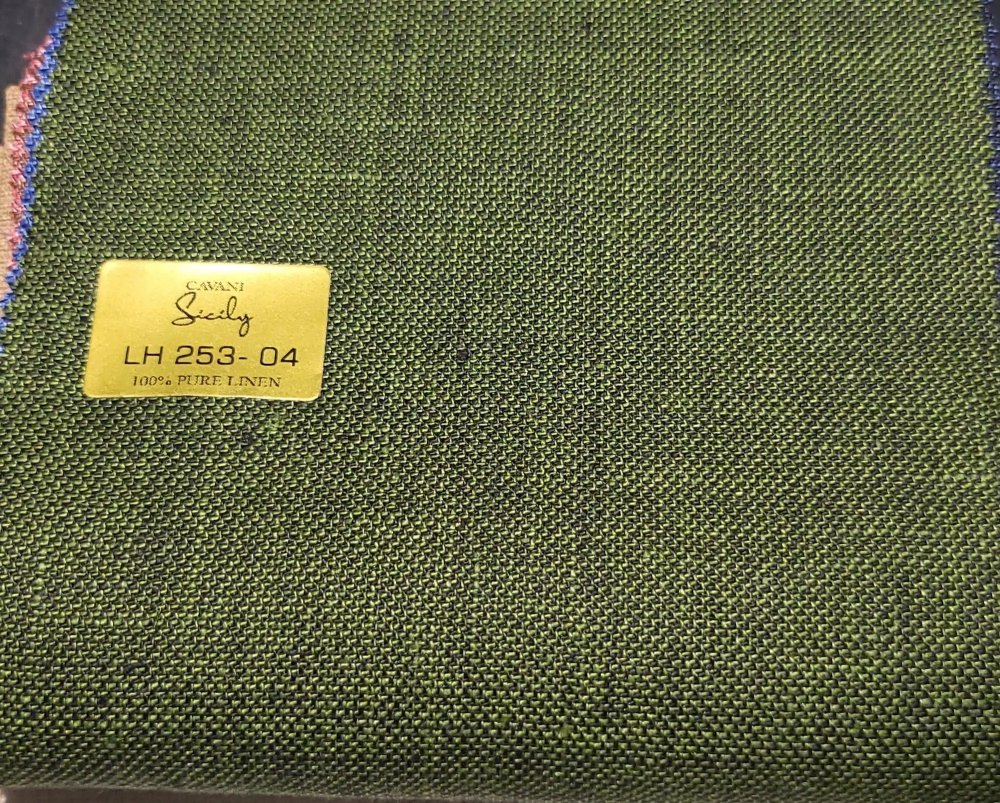
#> input picture assets/img/linen-swatch.webp, 2000 x 1606 px (shown at 1/2 size)
$ python make-fabric-tiles.py
#> lines starting #> are read from the running program, lines starting #| are printed output that depends on the picture
"""Seamless fabric tiles for the suit configurator (assets/img/cfg/).
Flat cloth photos (linen): lighting flattened, then cross-faded with a half-offset copy so they wrap.
Everything else is woven in code (twill, flannel, stripes, checks) so it repeats cleanly.
These are illustrations until Phan's sends photos of their own cloth.
Run: /Users/hengzhexin/anaconda3/bin/python3 scripts/make-fabric-tiles.py"""
import os
import numpy as np
from PIL import Image, ImageFilter

ROOT = os.path.dirname(os.path.dirname(os.path.abspath(__file__)))
SRC = os.path.join(ROOT, 'assets/img')
OUT = os.path.join(ROOT, 'assets/img/cfg')
os.makedirs(OUT, exist_ok=True)
N = 256
rng = np.random.default_rng(7)

def save(k, arr):
  Image.fromarray(np.clip(arr, 0, 255).astype(np.uint8)).save(os.path.join(OUT, f'{k}.jpg'), quality=88)

def flatten(img):
  a = np.asarray(img).astype(np.float32)
  blur = np.asarray(img.filter(ImageFilter.GaussianBlur(40))).astype(np.float32)
  return Image.fromarray(np.clip(a - blur + a.reshape(-1, 3).mean(0), 0, 255).astype(np.uint8))

def seamless(img):
  a = np.asarray(img.resize((N, N), Image.LANCZOS)).astype(np.float32)
  b = np.roll(np.roll(a, N // 2, 0), N // 2, 1)
  y, x = np.mgrid[0:N, 0:N] / (N - 1)
  m = np.clip(np.minimum(np.minimum(x, 1 - x), np.minimum(y, 1 - y)) * 3.2, 0, 1)[..., None]
  return a * m + b * (1 - m)

for k, f, box in [('green-linen', 'linen-swatch.webp', (950, 250, 1650, 950)),
                  ('beige-linen', 'stock-linen-2.webp', (300, 250, 1000, 950))]:
  save(k, seamless(flatten(Image.open(os.path.join(SRC, f)).convert('RGB').crop(box))))
#> pass 2 of the loop `for k, f, box in [('green-linen', 'linen-swatch.webp', (950, 250, 1650..`:
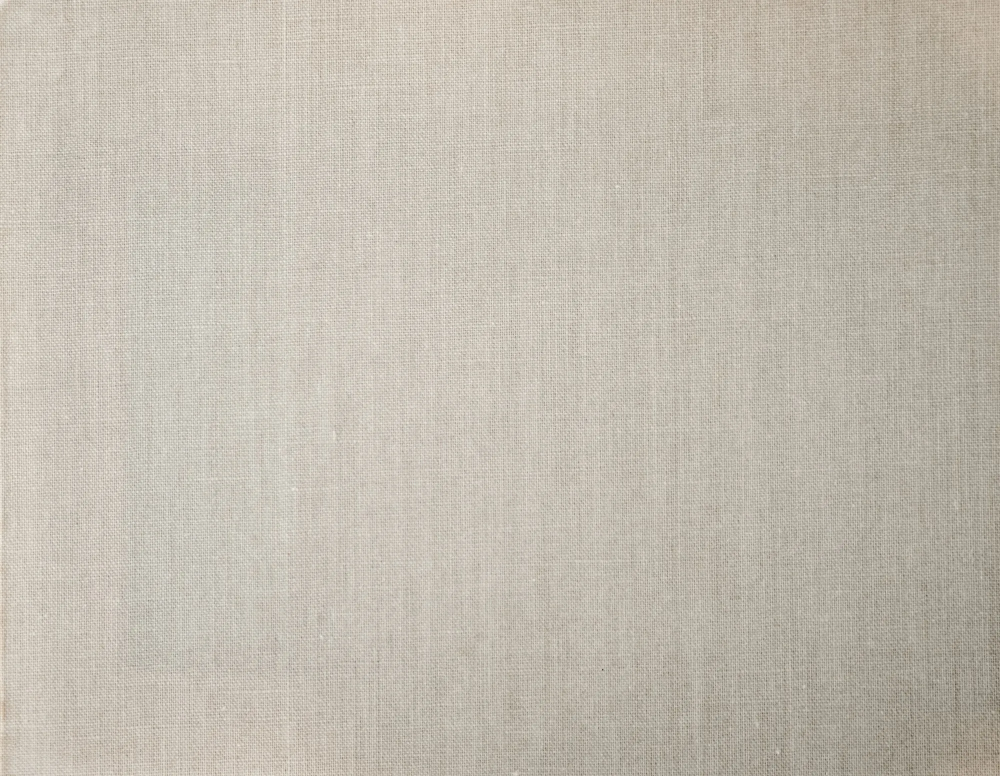
#> input picture assets/img/stock-linen-2.webp, 2000 x 1552 px (shown at 1/2 size)
#> in flatten (call 2), `a = np.asarray(img).astype(np.float32)`:
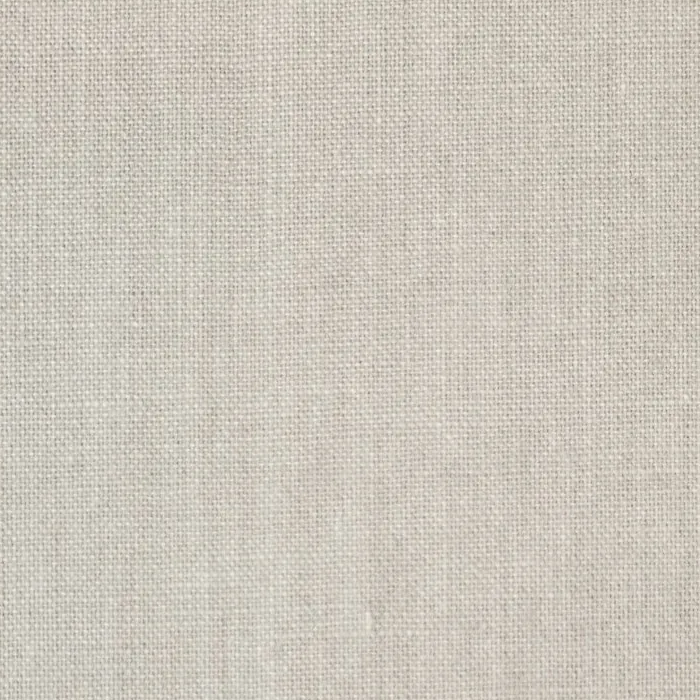
#> a: shape (700, 700, 3) float32; mean R, G, B 205, 199.2, 188.5
#> in seamless (call 2), `b = np.roll(np.roll(a, N // 2, 0), N // 2, 1)`:
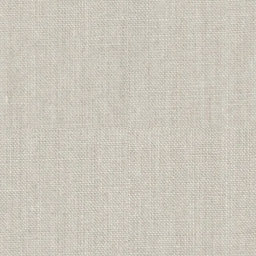
#> b: shape (256, 256, 3) float32; mean R, G, B 204, 199, 188

def noise(s=1.0):
#> called with s = 5
  n = rng.normal(0, 1, (N, N)).astype(np.float32)
  for ax in (0, 1):
    n = (np.roll(n, 1, ax) + n + np.roll(n, -1, ax)) / 3
  return n * s

def twill(base, amp=6, period=4, grain=6):
  y, x = np.mgrid[0:N, 0:N]
  t = np.sin(2 * np.pi * (x + y) / period) * amp
  return np.array(base, np.float32)[None, None, :] + (t + noise(grain))[..., None]

def blend(a, col, w, k=0.85):
  return a * (1 - w[..., None] * k) + np.array(col, np.float32)[None, None, :] * (w[..., None] * k)

def dist(every):
  x = np.arange(N)
  return np.minimum(x % every, every - x % every).astype(np.float32)

save('navy-twill', twill((30, 40, 66), 6, 4, 5))
save('mid-grey', twill((118, 120, 124), 7, 4, 7))
save('light-grey', twill((176, 177, 181), 6, 4, 6))
save('black', twill((22, 22, 25), 4, 4, 4))
#> in save (call 6), `Image.fromarray(np.clip(arr, 0, 255).astype(np.uint8)).save(os.path.jo..`:
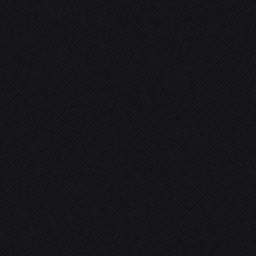
#> saved as black.jpg: PIL image 256x256 RGB; mean R, G, B 21.5, 21.5, 24.5
save('camel', twill((172, 126, 86), 7, 5, 7))
#> in save (call 7), `Image.fromarray(np.clip(arr, 0, 255).astype(np.uint8)).save(os.path.jo..`:
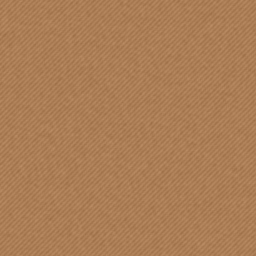
#> saved as camel.jpg: PIL image 256x256 RGB; mean R, G, B 171.5, 125.5, 85.5
save('dark-brown', twill((68, 47, 36), 6, 5, 6))
#> in save (call 8), `Image.fromarray(np.clip(arr, 0, 255).astype(np.uint8)).save(os.path.jo..`:
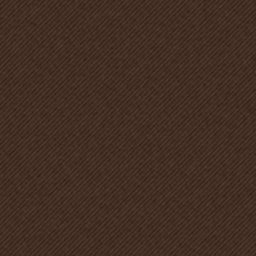
#> saved as dark-brown.jpg: PIL image 256x256 RGB; mean R, G, B 67.5, 46.5, 35.5
fl = Image.fromarray(np.clip(twill((58, 59, 62), 3, 5, 10), 0, 255).astype(np.uint8)).filter(ImageFilter.GaussianBlur(0.8))
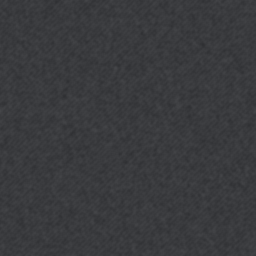
#> fl: PIL image 256x256 RGB; mean R, G, B 57.5, 58.5, 61.5
save('charcoal-flannel', np.asarray(fl).astype(np.float32))
#> in save (call 9), `Image.fromarray(np.clip(arr, 0, 255).astype(np.uint8)).save(os.path.jo..`:
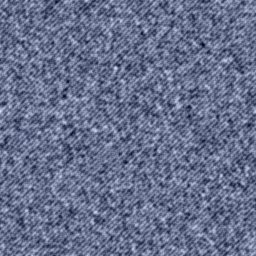
#> arr: shape (256, 256, 3) float32; mean of channels 0, 1, 2 57.5, 58.5, 61.5; drawn with min black and max white

d = dist(32); save('navy-pinstripe', blend(twill((28, 37, 62), 5, 4, 5), (190, 196, 210), np.broadcast_to(np.clip(1 - d / 1.2, 0, 1), (N, N))))
d = dist(64); chalk = np.clip(1 - d / 5, 0, 1)[None, :] * (0.6 + 0.4 * (noise(1.2) > -0.3))
save('grey-chalk', blend(twill((84, 86, 92), 5, 4, 5), (214, 214, 214), chalk, 0.7))

d = dist(64); w = np.maximum(np.clip(1 - d / 1.6, 0, 1)[None, :], np.clip(1 - d / 1.6, 0, 1)[:, None])
save('navy-check', blend(twill((26, 34, 56), 5, 4, 5), (110, 150, 200), w, 0.8))
#> in save (call 12), `Image.fromarray(np.clip(arr, 0, 255).astype(np.uint8)).save(os.path.jo..`:
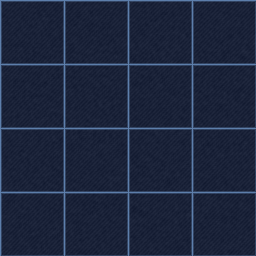
#> saved as navy-check.jpg: PIL image 256x256 RGB; mean R, G, B 29.1, 38.5, 61.7

# glen check: blocks of fine stripes crossing, plus an overcheck
x = np.arange(N); fine = ((x // 3) % 2 == 0).astype(np.float32); grp = ((x % 64) < 28).astype(np.float32)
gx = (fine * grp)[None, :]; gy = (fine * grp)[:, None]
glen = np.clip(0.45 * gx + 0.45 * gy, 0, 1)
over = np.maximum(np.clip(1 - dist(128) / 1.3, 0, 1)[None, :], np.clip(1 - dist(128) / 1.3, 0, 1)[:, None])
g = blend(twill((70, 72, 78), 4, 4, 5), (150, 152, 158), glen, 0.75)
save('grey-glen', blend(g, (96, 120, 160), over, 0.7))
#> in save (call 13), `Image.fromarray(np.clip(arr, 0, 255).astype(np.uint8)).save(os.path.jo..`:
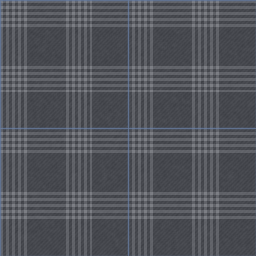
#> saved as grey-glen.jpg: PIL image 256x256 RGB; mean R, G, B 81.5, 83.8, 90.4
print('tiles:', sorted(os.listdir(OUT)))
